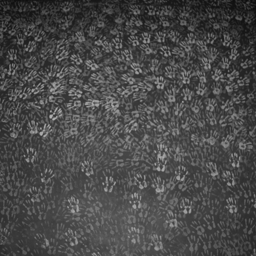
%> input picture Exper_2/CovNet/Suni_ward/our_0.4/stego/1.pgm, 256 x 256 px
$ octave example.m   (GNU Octave 9; MATLAB toolbox functions it lacks are replaced by stand-ins)
%> lines starting %> are read from the running program, lines starting %| are printed output that depends on the picture; long printed decimals are rounded
%> further down, cover is the input picture: size 256x256 uint8; min 13, max 181, mean 73.3
### stego_algorithm/wow/WOW.m
function [stego, distortion] = WOW(cover, payload, params)
%> called with payload = 0.4
% -------------------------------------------------------------------------
% Copyright (c) 2012 DDE Lab, Binghamton University, NY.
% All Rights Reserved.
% -------------------------------------------------------------------------
% Permission to use, copy, modify, and distribute this software for
% educational, research and non-profit purposes, without fee, and without a
% written agreement is hereby granted, provided that this copyright notice
% appears in all copies. The program is supplied "as is," without any
% accompanying services from DDE Lab. DDE Lab does not warrant the
% operation of the program will be uninterrupted or error-free. The
% end-user understands that the program was developed for research purposes
% and is advised not to rely exclusively on the program for any reason. In
% no event shall Binghamton University or DDE Lab be liable to any party
% for direct, indirect, special, incidental, or consequential damages,
% including lost profits, arising out of the use of this software. DDE Lab
% disclaims any warranties, and has no obligations to provide maintenance,
% support, updates, enhancements or modifications.
% -------------------------------------------------------------------------
% Contact: vojtech_holub@yahoo.com | fridrich@binghamton.edu | October 2012
%          http://dde.binghamton.edu/download/steganography
% -------------------------------------------------------------------------
% This function simulates embedding using WOW steganographic
% algorithm. For more deatils about the individual submodels, please see
% the publication [1].
% -------------------------------------------------------------------------
% Input:  coverPath ... path to the image
%         payload ..... payload in bits per pixel
% Output: stego ....... resulting image with embedded payload
% -------------------------------------------------------------------------
% [1] Designing Steganographic Distortion Using Directional Filters,
% V. Holub and J. Fridrich, to be presented at WIFS'12 IEEE International
% Workshop on Information Forensics and Security
% -------------------------------------------------------------------------

%% Get 2D wavelet filters - Daubechies 8
% 1D high pass decomposition filter
hpdf = [-0.0544158422, 0.3128715909, -0.6756307363, 0.5853546837, 0.0158291053, -0.2840155430, -0.0004724846, 0.1287474266, 0.0173693010, -0.0440882539, ...
        -0.0139810279, 0.0087460940, 0.0048703530, -0.0003917404, -0.0006754494, -0.0001174768];
% 1D low pass decomposition filter
lpdf = (-1).^(0:numel(hpdf)-1).*fliplr(hpdf);
% construction of 2D wavelet filters
F{1} = lpdf'*hpdf;
F{2} = hpdf'*lpdf;
F{3} = hpdf'*hpdf;

%% Get embedding costs
% inicialization
cover = double(cover);
%> cover: size 256x256 double
p = params.p;
wetCost = 10^10;
sizeCover = size(cover);
%> sizeCover = [256 256]

% add padding
padSize = max([size(F{1})'; size(F{2})'; size(F{3})']);
coverPadded = padarray(cover, [padSize padSize], 'symmetric');
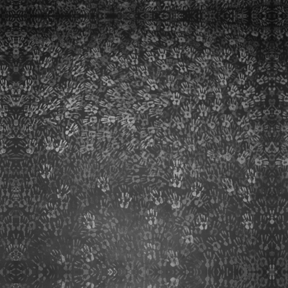
%> coverPadded: size 288x288 double; min 13, max 181, mean 69.9

% compute directional residual and suitability \xi for each filter
xi = cell(3, 1);
for fIndex = 1:3
    % compute residual
    R = conv2(coverPadded, F{fIndex}, 'same');

    % compute suitability
    xi{fIndex} = conv2(abs(R), rot90(abs(F{fIndex}), 2), 'same');
    % correct the suitability shift if filter size is even
    if mod(size(F{fIndex}, 1), 2) == 0, xi{fIndex} = circshift(xi{fIndex}, [1, 0]); end;
    if mod(size(F{fIndex}, 2), 2) == 0, xi{fIndex} = circshift(xi{fIndex}, [0, 1]); end;
    % remove padding
    xi{fIndex} = xi{fIndex}(((size(xi{fIndex}, 1)-sizeCover(1))/2)+1:end-((size(xi{fIndex}, 1)-sizeCover(1))/2), ((size(xi{fIndex}, 2)-sizeCover(2))/2)+1:end-((size(xi{fIndex}, 2)-sizeCover(2))/2));
end
%> this loop made 3 passes
%> pass 1, in WOW, `R = conv2(coverPadded, F{fIndex}, 'same');`:
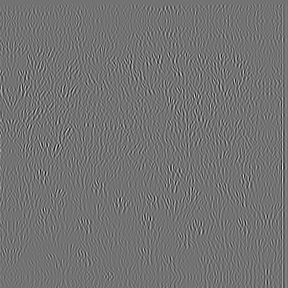
%> R: size 288x288 double; min -87.23, max 105.6, mean 0; drawn with min black and max white
%> pass 2, in WOW, `R = conv2(coverPadded, F{fIndex}, 'same');`:
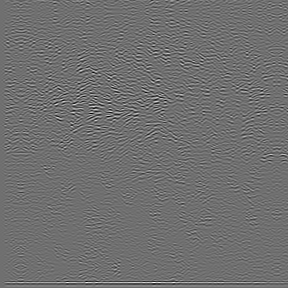
%> R: size 288x288 double; min -72.32, max 92.42, mean 0; drawn with min black and max white
%> pass 3, in WOW, `R = conv2(coverPadded, F{fIndex}, 'same');`:
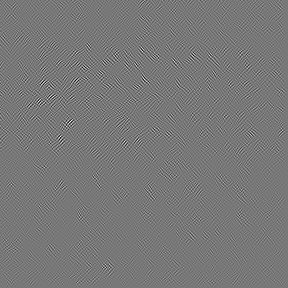
%> R: size 288x288 double; min -39.33, max 44.02, mean 0; drawn with min black and max white
%> after the loop, xi = 3 items

% compute embedding costs \rho
rho = ( (xi{1}.^p) + (xi{2}.^p) + (xi{3}.^p) ) .^ (-1/p);
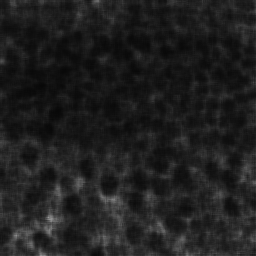
%> rho: size 256x256 double; min 0.0328, max 0.592, mean 0.124

% adjust embedding costs
rho(rho > wetCost) = wetCost; % threshold on the costs
rho(isnan(rho)) = wetCost; % if all xi{} are zero threshold the cost
rhoP1 = rho;
rhoM1 = rho;
rhoP1(cover==255) = wetCost; % do not embed +1 if the pixel has max value
rhoM1(cover==0) = wetCost; % do not embed -1 if the pixel has min value

%% Embedding simulator
stego = EmbeddingSimulator(cover, rhoP1, rhoM1, payload*numel(cover), false);
distortion_local = rho(cover~=stego);
distortion = sum(distortion_local);

%% --------------------------------------------------------------------------------------------------------------------------
% Embedding simulator simulates the embedding made by the best possible ternary coding method (it embeds on the entropy bound).
% This can be achieved in practice using "Multi-layered  syndrome-trellis codes" (ML STC) that are asymptotically aproaching the bound.
% [64 lines left out: function EmbeddingSimulator, not called in this run]
end

### stego_algorithm/wow/EmbeddingSimulator.m
% Embedding simulator simulates the embedding made by the best possible ternary coding method (it embeds on the entropy bound).
% This can be achieved in practice using "Multi-layered  syndrome-trellis codes" (ML STC) that are asymptotically aproaching the bound.
function [y] = EmbeddingSimulator(x, rhoP1, rhoM1, m, fixEmbeddingChanges)
%> called with m = 26214.4, fixEmbeddingChanges = false

    n = numel(x);
%> n = 65536
    lambda = calc_lambda(rhoP1, rhoM1, m, n);
    pChangeP1 = (exp(-lambda .* rhoP1))./(1 + exp(-lambda .* rhoP1) + exp(-lambda .* rhoM1));
    pChangeM1 = (exp(-lambda .* rhoM1))./(1 + exp(-lambda .* rhoP1) + exp(-lambda .* rhoM1));
    if fixEmbeddingChanges == 1
        RandStream.setGlobalStream(RandStream('mt19937ar','seed',139187));
    else
        RandStream.setGlobalStream(RandStream('mt19937ar','Seed',sum(100*clock)));
    end
    randChange = rand(size(x));
    y = x;
    y(randChange < pChangeP1) = y(randChange < pChangeP1) + 1;
    y(randChange >= pChangeP1 & randChange < pChangeP1+pChangeM1) = y(randChange >= pChangeP1 & randChange < pChangeP1+pChangeM1) - 1;

    function lambda = calc_lambda(rhoP1, rhoM1, message_length, n)
%> called with message_length = 26214.4, n = 65536

        l3 = 1e+3;
        m3 = double(message_length + 1);
%> m3 = 26215.4
        iterations = 0;
        while m3 > message_length
            l3 = l3 * 2;
            pP1 = (exp(-l3 .* rhoP1))./(1 + exp(-l3 .* rhoP1) + exp(-l3 .* rhoM1));
            pM1 = (exp(-l3 .* rhoM1))./(1 + exp(-l3 .* rhoP1) + exp(-l3 .* rhoM1));
            m3 = ternary_entropyf(pP1, pM1);
            iterations = iterations + 1;
            if (iterations > 100)
                lambda = l3;
                return;
            end
        end
%> this loop made 1 pass
%> (Ht in ternary_entropyf, m3) on pass 1: (0, 0)

        l1 = 0;
        m1 = double(n);
%> m1 = 65536
        lambda = 0;

        alpha = double(message_length)/n;
%> alpha = 0.4
        % limit search to 100 iterations
        % and require that relative payload embedded is roughly within 1/1000 of the required relative payload
        while  (double(m1-m3)/n > alpha/1000.0 ) && (iterations<100)
            lambda = l1+(l3-l1)/2;
            pP1 = (exp(-lambda .* rhoP1))./(1 + exp(-lambda .* rhoP1) + exp(-lambda .* rhoM1));
            pM1 = (exp(-lambda .* rhoM1))./(1 + exp(-lambda .* rhoP1) + exp(-lambda .* rhoM1));
            m2 = ternary_entropyf(pP1, pM1);
    		if m2 < message_length
    			l3 = lambda;
    			m3 = m2;
            else
    			l1 = lambda;
    			m1 = m2;
            end
    		iterations = iterations + 1;
        end
%> this loop made 17 passes
%> (lambda, Ht in ternary_entropyf, m2, l3, m3) on passes 3, 4, 5, 7, 8, 9, 10, 12, 16, 17: (250, 0.757, 0.757, 250, 0.757), (125, 181.5, 181.5, 125, 181.5), (62.5, 4754, 4754, 62.5, 4754), (46.88, 11552.9, 11552.9, 46.88, 11552.9), (39.06, 18129.6, 18129.6, 39.06, 18129.6), (35.16, 22713.3, 22713.3, 35.16, 22713.3), (33.2, 25414.5, 25414.5, 33.2, 25414.5), (32.71, 26137.1, 26137.1, 32.71, 26137.1), (32.68, 26182.9, 26182.9, 32.68, 26182.9), (32.67, 26205.8, 26205.8, 32.67, 26205.8)
%> (lambda, Ht in ternary_entropyf, m2, l1, m1) on passes 6, 11, 13, 14, 15: (31.25, 28425.2, 28425.2, 31.25, 28425.2), (32.23, 26879.4, 26879.4, 32.23, 26879.4), (32.47, 26505.8, 26505.8, 32.47, 26505.8), (32.59, 26320.8, 26320.8, 32.59, 26320.8), (32.65, 26228.8, 26228.8, 32.65, 26228.8)
    end

    function Ht = ternary_entropyf(pP1, pM1)
        p0 = 1-pP1-pM1;
        P = [p0(:); pP1(:); pM1(:)];
        H = -((P).*log2(P));
        H((P<eps) | (P > 1-eps)) = 0;
        Ht = sum(H);
    end
end

### stego_algorithm/wow/example.m
%           EXAMPLE - USING "WOW" embedding distortion
%
% -------------------------------------------------------------------------
% Copyright (c) 2012 DDE Lab, Binghamton University, NY.
% All Rights Reserved.
% -------------------------------------------------------------------------
% Permission to use, copy, modify, and distribute this software for
% educational, research and non-profit purposes, without fee, and without a
% written agreement is hereby granted, provided that this copyright notice
% appears in all copies. The program is supplied "as is," without any
% accompanying services from DDE Lab. DDE Lab does not warrant the
% operation of the program will be uninterrupted or error-free. The
% end-user understands that the program was developed for research purposes
% and is advised not to rely exclusively on the program for any reason. In
% no event shall Binghamton University or DDE Lab be liable to any party
% for direct, indirect, special, incidental, or consequential damages,
% including lost profits, arising out of the use of this software. DDE Lab
% disclaims any warranties, and has no obligations to provide maintenance,
% support, updates, enhancements or modifications.
% -------------------------------------------------------------------------
% Author: Vojtech Holub
% -------------------------------------------------------------------------
% Contact: vojtech_holub@yahoo.com
%          fridrich@binghamton.edu
%          http://dde.binghamton.edu
% -------------------------------------------------------------------------
clc; clear all;

% load cover image
cover = imread(fullfile('..', '..', 'images_cover', '1.pgm'));

% set payload
payload = 0.4;

% set params
params.p = -1;  % holder norm parameter

fprintf('Embedding using matlab code');
MEXstart = tic;

%% Run embedding simulation
[stego, distortion] = WOW(cover, payload, params);
%> in EmbeddingSimulator, `lambda = calc_lambda(rhoP1, rhoM1, m, n);`: lambda = 32.67
%> in EmbeddingSimulator, `pChangeP1 = (exp(-lambda .* rhoP1))./(1 + exp(-lambda .* rhoP1) + exp(..`:
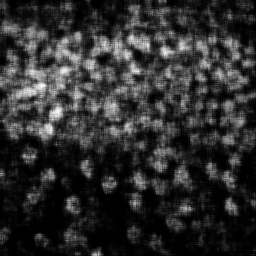
%> pChangeP1: size 256x256 double; min 3.93e-09, max 0.203, mean 0.0369; drawn with min black and max white
%> in EmbeddingSimulator, `y(randChange < pChangeP1) = y(randChange < pChangeP1) + 1;`: y: size 256x256 double; min 13, max 181, mean 73.3; mean of the top-left, top-right, bottom-left and bottom-right quarters 69.4, 66.6, 78.4, 79
%> in EmbeddingSimulator, `y(randChange >= pChangeP1 & randChange < pChangeP1+pChangeM1) = y(rand..`: y: size 256x256 double; min 13, max 181, mean 73.3; mean of the top-left, top-right, bottom-left and bottom-right quarters 69.3, 66.5, 78.4, 78.9
%> in WOW, `distortion_local = rho(cover~=stego);`: distortion_local = 4979 values, max 0.24 at index 26, min 0.0341 at index 817, mean 0.0813
%> in WOW, `distortion = sum(distortion_local);`: distortion = 404.6
%> distortion = 404.6

MEXend = toc(MEXstart);
fprintf(' - DONE');

figure;
subplot(1, 2, 1); imshow(cover); title('cover');
subplot(1, 2, 2); imshow((double(stego) - double(cover) + 1)/2); title('embedding changes: +1 = white, -1 = black');
%> after `imshow((double(stego) - double(cover) + 1)/2)`:
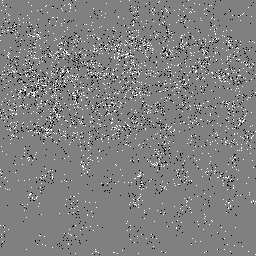
%> displayed picture: size 256x256, on the screen's scale of 0 to 255; min 0, max 255, mean 128
fprintf('\n\nImage embedded in %.2f seconds, change rate: %.4f, distortion per pixel: %.6f\n', MEXend, sum(cover(:)~=stego(:))/numel(cover), distortion/numel(cover));
%| Image embedded in 0.99 seconds, change rate: 0.0760, distortion per pixel: 0.006174

$ run again, with Exper_2/CovNet/Suni_ward/our_0.4/stego/106.pgm copied over Exper_2/CovNet/Suni_ward/our_0.4/stego/1.pgm
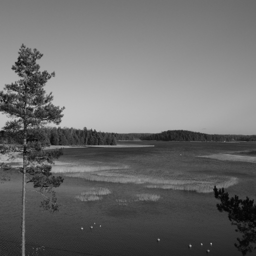
%> input picture Exper_2/CovNet/Suni_ward/our_0.4/stego/106.pgm, 256 x 256 px
%> cover is the input picture: size 256x256 uint8; min 2, max 195, mean 106.7
%> cover: size 256x256 double
%> after the loop in WOW, `for fIndex = 1:3`: xi = 3 items
%> the loop in calc_lambda, `while m3 > message_length` made 1 pass
%> (Ht in ternary_entropyf, m3) on pass 1: (0, 0)
%> the loop in calc_lambda, `while  (double(m1-m3)/n > alpha/1000.0 ) && (iterations<100)` made 18 passes
%> (lambda, Ht in ternary_entropyf, m2, l3, m3) on passes 3, 4, 5, 6, 7, 9, 10, 12: (250, 0.17, 0.17, 250, 0.17), (125, 52.34, 52.34, 125, 52.34), (62.5, 1196, 1196, 62.5, 1196), (31.25, 6057.3, 6057.3, 31.25, 6057.3), (15.62, 15399.2, 15399.2, 15.62, 15399.2), (11.72, 20718.6, 20718.6, 11.72, 20718.6), (9.77, 24552.4, 24552.4, 9.77, 24552.4), (9.28, 25690.2, 25690.2, 9.28, 25690.2)
%> in EmbeddingSimulator, `lambda = calc_lambda(rhoP1, rhoM1, m, n);`: lambda = 9.07
%> in EmbeddingSimulator, `pChangeP1 = (exp(-lambda .* rhoP1))./(1 + exp(-lambda .* rhoP1) + exp(..`:
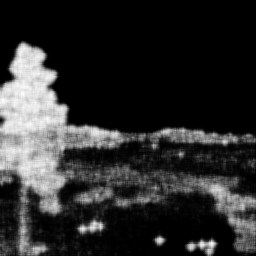
%> pChangeP1: size 256x256 double; min 1.68e-16, max 0.298, mean 0.0523; drawn with min black and max white
%> distortion_local = 6856 values, max 0.849 at index 6727, min 0.0363 at index 187, mean 0.152
%> in WOW, `distortion = sum(distortion_local);`: distortion = 1043.5
%> `imshow((double(stego) - double(cover) + 1)/2)`:
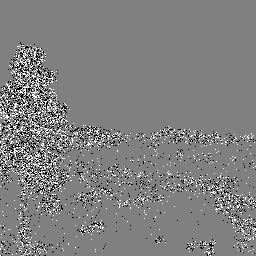
%> displayed picture: size 256x256, on the screen's scale of 0 to 255; min 0, max 255, mean 128
%| Image embedded in 0.88 seconds, change rate: 0.1046, distortion per pixel: 0.01592

$ run again, with Exper_2/CovNet/Suni_ward/our_0.4/stego/1073.pgm copied over Exper_2/CovNet/Suni_ward/our_0.4/stego/1.pgm
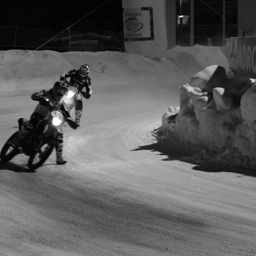
%> input picture Exper_2/CovNet/Suni_ward/our_0.4/stego/1073.pgm, 256 x 256 px
%> cover is the input picture: size 256x256 uint8; min 0, max 255, mean 91.2
%> cover: size 256x256 double
%> after the loop in WOW, `for fIndex = 1:3`: xi = 3 items
%> in WOW, `rhoP1(cover==255) = wetCost;`:
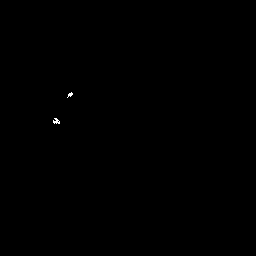
%> rhoP1: size 256x256 double; min 0.0259, max 10000000000, mean 6713867.7; drawn with min black and max white
%> rhoM1: size 256x256 double; min 0.0259, max 10000000000, mean 305176.2
%> the loop in calc_lambda, `while m3 > message_length` made 1 pass
%> (Ht in ternary_entropyf, m3) on pass 1: (0, 0)
%> the loop in calc_lambda, `while  (double(m1-m3)/n > alpha/1000.0 ) && (iterations<100)` made 18 passes
%> (lambda, Ht in ternary_entropyf, m2, l3, m3) on passes 2, 3, 4, 5, 6, 7, 9, 12: (500, 0.000215, 0.000215, 500, 0.000215), (250, 0.336, 0.336, 250, 0.336), (125, 34.94, 34.94, 125, 34.94), (62.5, 653.3, 653.3, 62.5, 653.3), (31.25, 3943.1, 3943.1, 31.25, 3943.1), (15.62, 15100.9, 15100.9, 15.62, 15100.9), (11.72, 24148.4, 24148.4, 11.72, 24148.4), (11.23, 25720.7, 25720.7, 11.23, 25720.7)
%> in EmbeddingSimulator, `lambda = calc_lambda(rhoP1, rhoM1, m, n);`: lambda = 11.09
%> distortion_local = 5793 values, max 0.736 at index 3097, min 0.0259 at index 3005, mean 0.18
%> in WOW, `distortion = sum(distortion_local);`: distortion = 1043.8
%> `imshow((double(stego) - double(cover) + 1)/2)`:
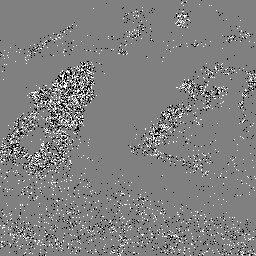
%> displayed picture: size 256x256, on the screen's scale of 0 to 255; min 0, max 255, mean 127.8
%| Image embedded in 0.98 seconds, change rate: 0.0884, distortion per pixel: 0.01593

$ run again, with Exper_2/CovNet/Suni_ward/our_0.4/stego/1098.pgm copied over Exper_2/CovNet/Suni_ward/our_0.4/stego/1.pgm
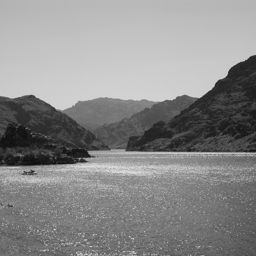
%> input picture Exper_2/CovNet/Suni_ward/our_0.4/stego/1098.pgm, 256 x 256 px
%> cover is the input picture: size 256x256 uint8; min 10, max 227, mean 138
%> cover: size 256x256 double
%> after the loop in WOW, `for fIndex = 1:3`: xi = 3 items
%> the loop in calc_lambda, `while m3 > message_length` made 1 pass
%> (Ht in ternary_entropyf, m3) on pass 1: (0, 0)
%> the loop in calc_lambda, `while  (double(m1-m3)/n > alpha/1000.0 ) && (iterations<100)` made 17 passes
%> (lambda, Ht in ternary_entropyf, m2, l3, m3) on passes 3, 4, 5, 6, 8, 10, 13, 16: (250, 0.231, 0.231, 250, 0.231), (125, 57.75, 57.75, 125, 57.75), (62.5, 1897, 1897, 62.5, 1897), (31.25, 13846.4, 13846.4, 31.25, 13846.4), (23.44, 22800.1, 22800.1, 23.44, 22800.1), (21.48, 25756.6, 25756.6, 21.48, 25756.6), (21.24, 26149, 26149, 21.24, 26149), (21.21, 26198.4, 26198.4, 21.21, 26198.4)
%> in EmbeddingSimulator, `lambda = calc_lambda(rhoP1, rhoM1, m, n);`: lambda = 21.19
%> distortion_local = 5629 values, max 0.347 at index 2715, min 0.0296 at index 1811, mean 0.1
%> in WOW, `distortion = sum(distortion_local);`: distortion = 564.4
%> `imshow((double(stego) - double(cover) + 1)/2)`:
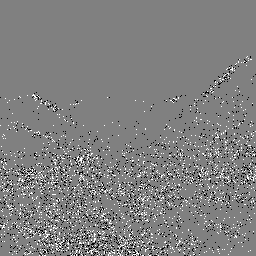
%> displayed picture: size 256x256, on the screen's scale of 0 to 255; min 0, max 255, mean 128.1
%| Image embedded in 0.89 seconds, change rate: 0.0859, distortion per pixel: 0.008613
